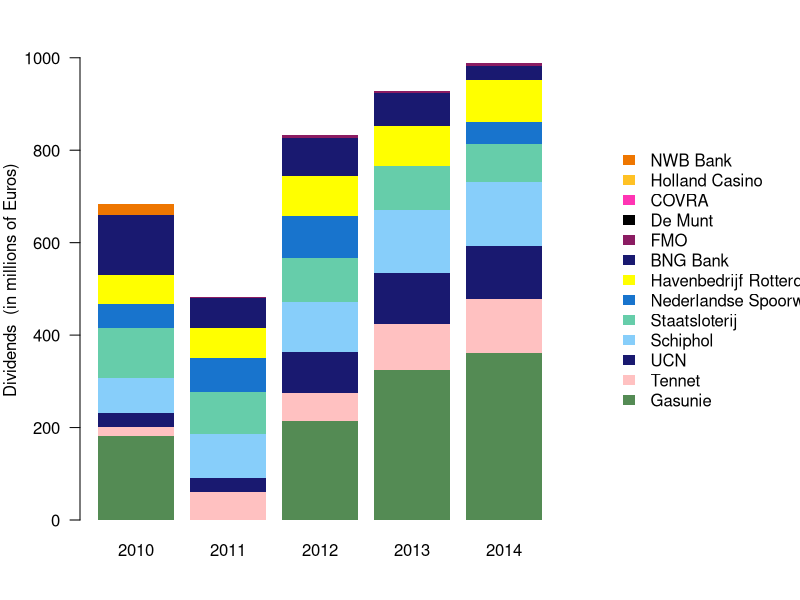
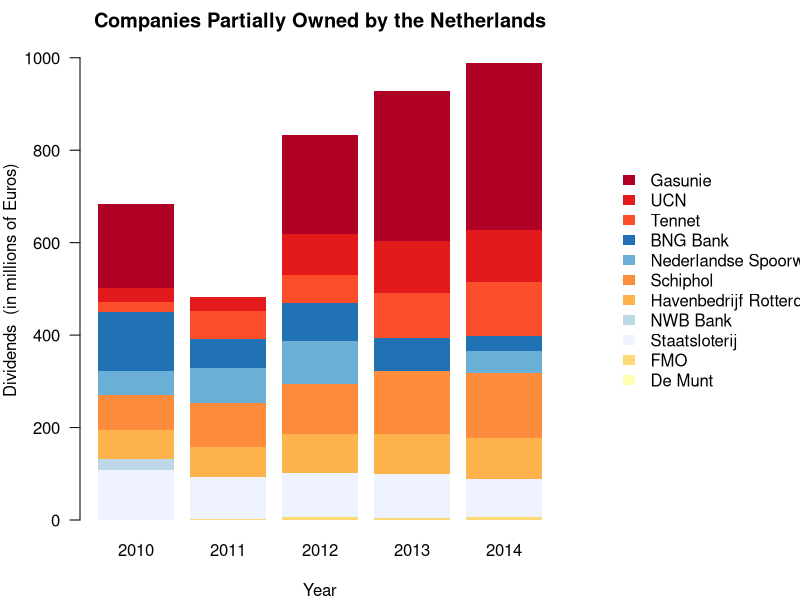

Write R code to recreate these figures, in order.
## ---- chunk 1
div <- matrix(
  c(182, 20, 30, 76, 107, 52, 64, 128, 1, 0, 0, 0, 23,
    0, 60, 30, 97, 90, 74, 65, 64, 2, 0, 0, 0, 0,
    215, 59, 90, 108, 94, 92, 86, 83, 7, 0, 0, 0, 0,
    325, 98, 112, 135, 95, 0, 87, 71, 5, 0, 0, 0, 0,
    362, 117, 113, 139, 83, 48, 89, 32, 5, 1, 0, 0, 0),
  ncol=5,
  dimnames = list(
    c("Gasunie", "Tennet", "UCN", "Schiphol", "Staatsloterij",
      "Nederlandse Spoorwegen", "Havenbedrijf Rotterdam", "BNG Bank", "FMO",
      "De Munt", "COVRA", "Holland Casino", "NWB Bank"),
    c("2010", "2011", "2012", "2013", "2014")))

orig.col <- colors()[c(518, 558, 477, 430, 11, 131, 652, 477, 459, 153, 456,
  148, 92)]

par(mar=c(4, 4, 2, 12), yaxs="i", las=1)
barplot(div, ylim=1.05*c(0, max(apply(div, 2, sum))),
  ylab="Dividends  (in millions of Euros)",
  col=orig.col, border=NA, legend.text=TRUE,
  args.legend=list(x="right", inset=-0.6, border=NA, bty="n"))
## ---- chunk 2
rowvar <- apply(div, 1, var)
div2 <- div[order(rowvar), ]
div3 <- div2[apply(div2, 1, sum)>0, ]
## ---- chunk 3
library(RColorBrewer)
change <- apply(div3, 1, function(y) lsfit(1:dim(div3)[2], y)$coef[2])
new.col <- rep(NA, length(change))
sel <- change > 0
new.col[sel] <- brewer.pal(sum(sel), name="YlOrRd")[rank(change[sel],
  ties.method="first")]
new.col[!sel] <- brewer.pal(sum(!sel), name="Blues")[rank(-change[!sel],
  ties.method="first")]

par(mar=c(4, 4, 2, 12), yaxs="i", las=1)
barplot(div3, ylim=1.05*c(0, max(apply(div3, 2, sum))),
  xlab="Year", ylab="Dividends  (in millions of Euros)",
  main="Companies Partially Owned by the Netherlands",
  col=new.col, border=NA, legend.text=TRUE,
  args.legend=list(x="right", inset=-0.6, border=NA, bty="n"))
